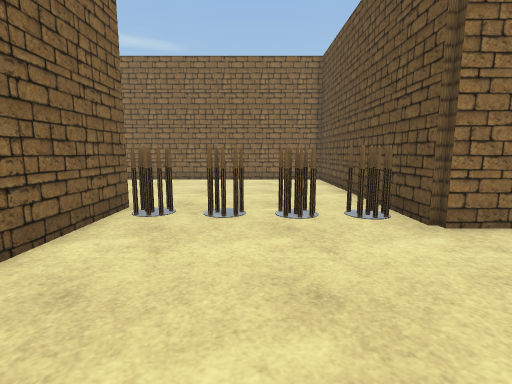
view 1 (above)

19 first-person views from a walk through a scene from a Unity 3-D project. The camera is 1.4 m above the floor, tilts 8° down and sees 85° across. The floor is counted in squares, 1 m on a side. Each view is taken from the middle of a square. On the plan, view 1 faces up. The plan holds only what a view shows up to about 14 squares ahead; the rest is blank. The place goes on beyond the plan. The player is left out. Some surface patterns are stand-ins.

view 2
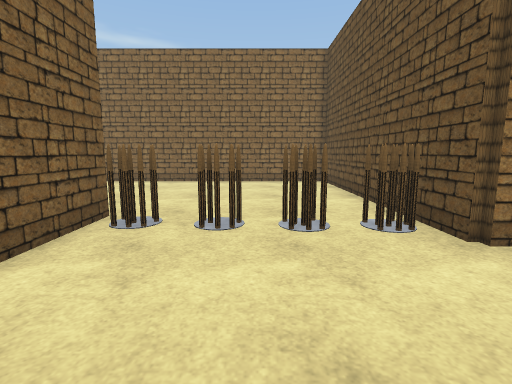

view 3
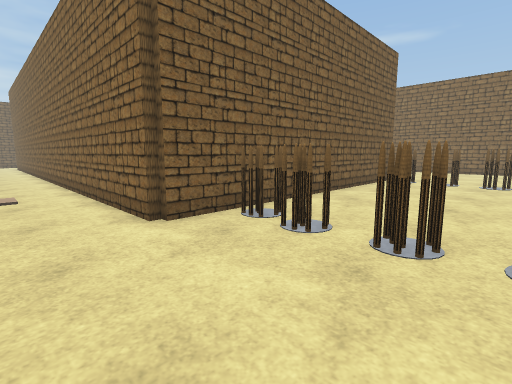

view 4
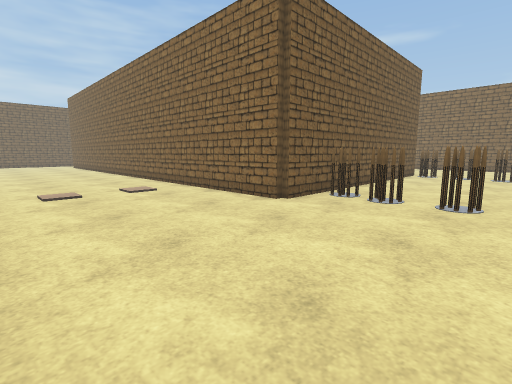

view 5
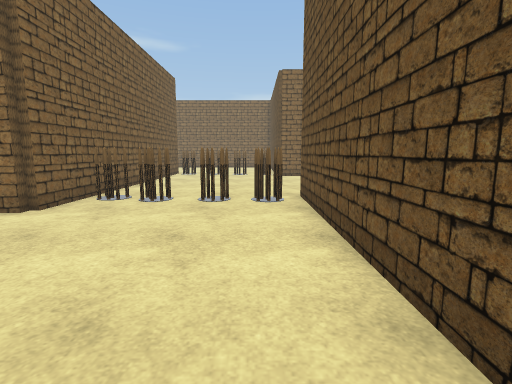

view 6
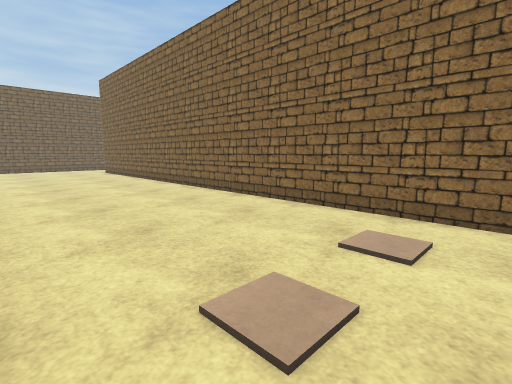

view 7
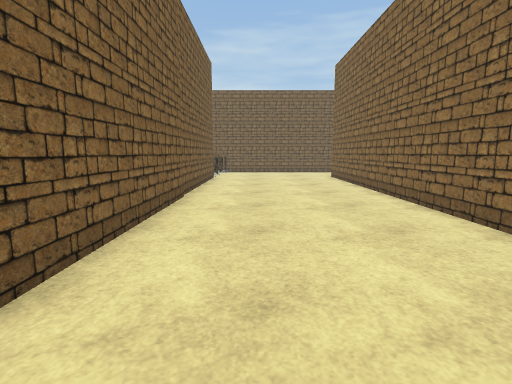

view 8
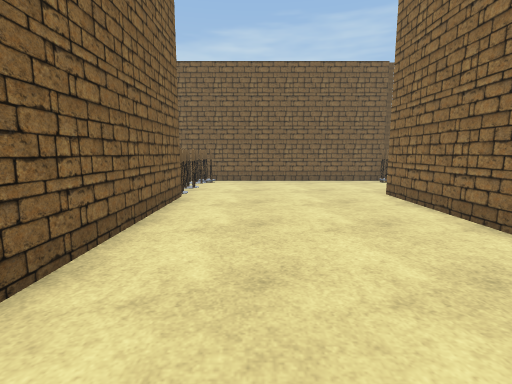

view 9
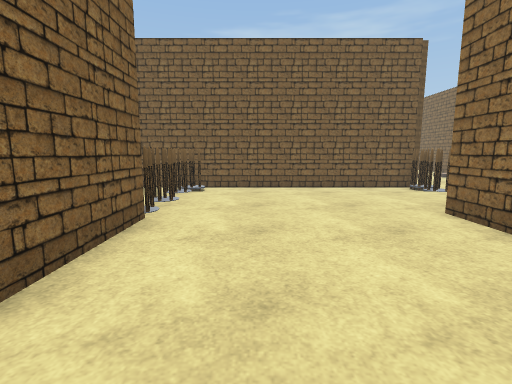

view 10
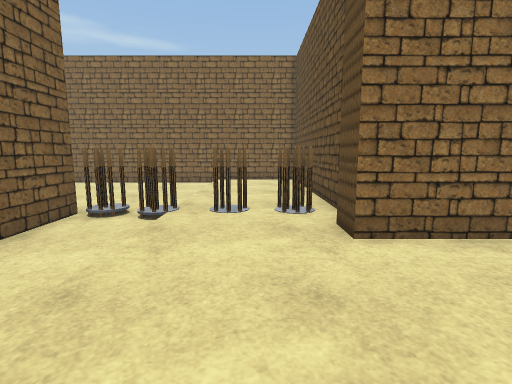

view 11
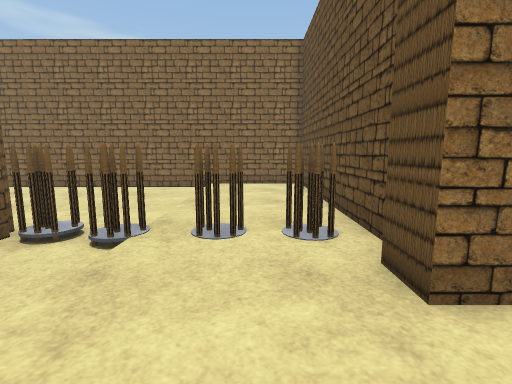

view 12
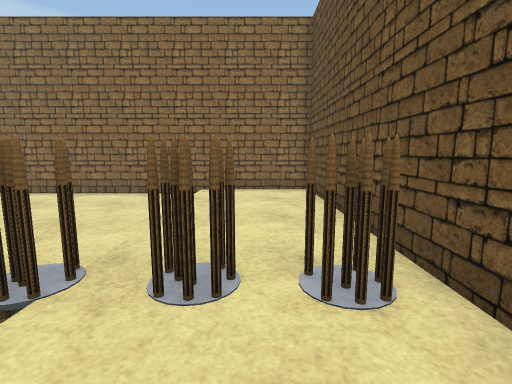

view 13
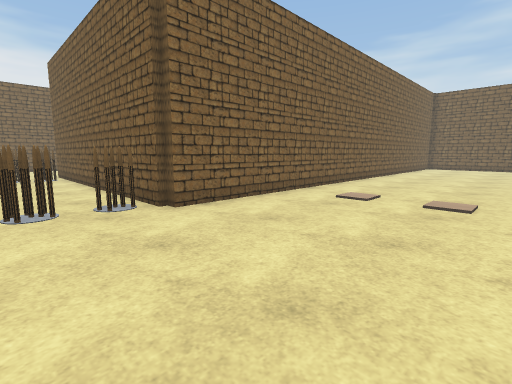

view 14
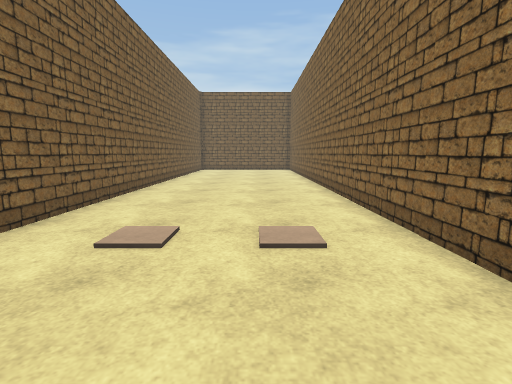

view 15
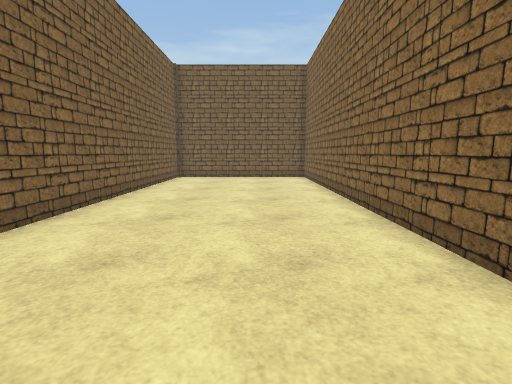

view 16
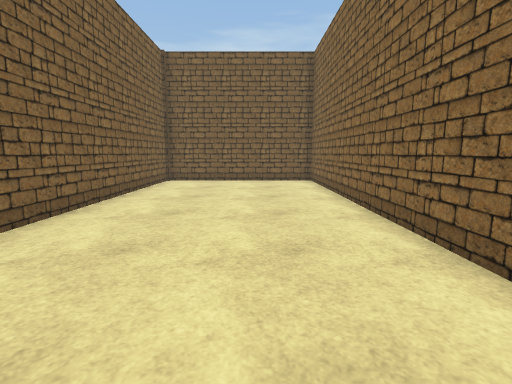

view 17
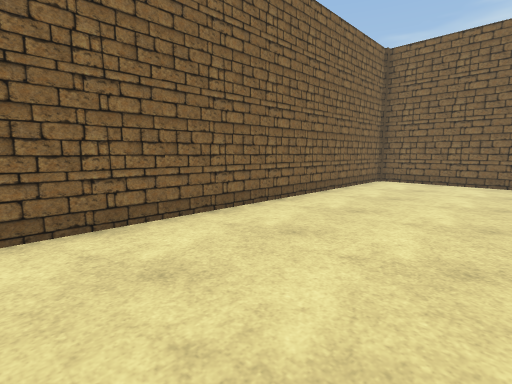

view 18
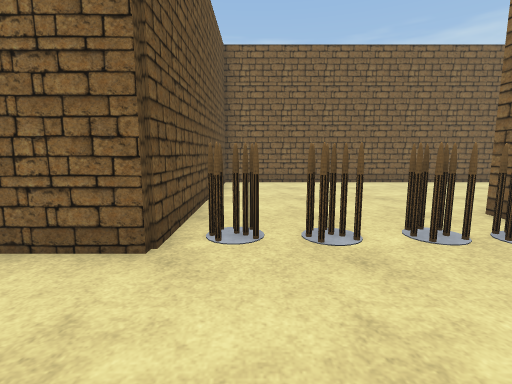

view 19
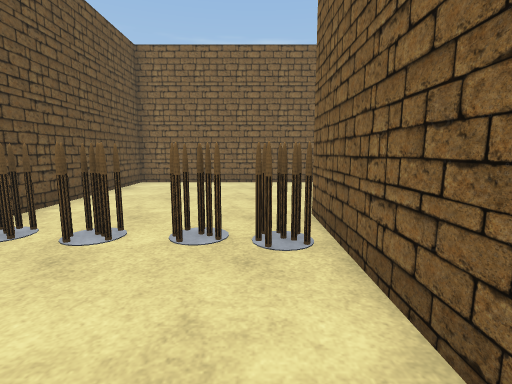

### Floor plan
Points are (right, up) in squares from view 1. A wall is a line through its corners. A room is listed if a view was taken in it or the views show most of it. See-through windows are left out.
Room 1 (views 1, 2, 3, 4, 5, 6, 7, 8, 9, 10, 11, 12, 13, 14, 15, 16, 17, 18, 19)
walls: (-9.2, -12.4) (3.5, -12.4) (3.5, -2.7) (5.5, -2.7); (-28, -4) (-28, 4.2); (-28, -12.4) (-14.4, -12.4); (-3.3, 7.2) (-3.3, -5.6) (-28.4, -5.6) (-28.4, -4.5); (-27.9, 4.7) (-37.5, 4.7); (3.5, 6.4) (3.5, 14.1); (4.8, 5.1) (3.5, 5.1) (3.5, 5.5); (-34.6, -2.9) (-34.6, -13.5); (-27.2, 12.5) (-27.2, 7.5) (-3.5, 7.5) (-3.5, 7.1); (3.4, 14.8) (-27.1, 14.8)
ways out: gap at (3, -4)
objects: spikes (-34, -13) to (-33, -13); spikes (-34, -3); spikes (-33, -3) to (-32, -3); spikes (-32, -13); spikes (-31, -13) to (-30, -13); spikes (-31, -3) to (-30, -3); spikes (-29, -13); spikes (-29, -3); cube (-9, -10) to (-8, -10); cube (-9, -8) to (-8, -8); cube (-9, 10) to (-8, 10); cube (-8, 13); spikes (-2, -3); spikes (-2, 7); spikes (-1, -4) to (-1, -3); spikes (-1, 6) to (-1, 7); spikes (1, -4) to (1, -3); spikes (1, 6); spikes (2, -4); spikes (2, 6) to (3, 6)

Where each view was taken, in squares from view 1:
view 1: 0 up, 0 right, facing up
view 2: 1 up, 0 right, facing up
view 3: 8 down, 2 right, facing up-left
view 4: 12 down, 2 right, facing up-left
view 5: 12 down, 2 right, facing up
view 6: 12 down, 7 left, facing up-left
view 7: 10 down, 12 left, facing left
view 8: 10 down, 19 left, facing left
view 9: 10 down, 22 left, facing left
view 10: 10 down, 30 left, facing up
view 11: 8 down, 30 left, facing up
view 12: 6 down, 30 left, facing up
view 13: 14 up, 0 right, facing down-left
view 14: 12 up, 4 left, facing left
view 15: 12 up, 11 left, facing left
view 16: 12 up, 13 left, facing left
view 17: 13 up, 13 left, facing down-left
view 18: 1 up, 2 right, facing down
view 19: 1 up, 2 left, facing down
